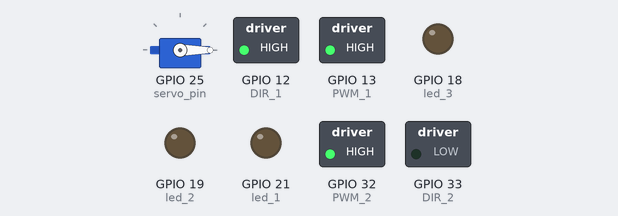
This sketch was run on a simulated ESP32. Shown: servo, switched loads named in the sketch (green lamp = pin HIGH), output pins drawn as LEDs (lit = HIGH).

Above: at 0.05 s.
At 6.0 s:
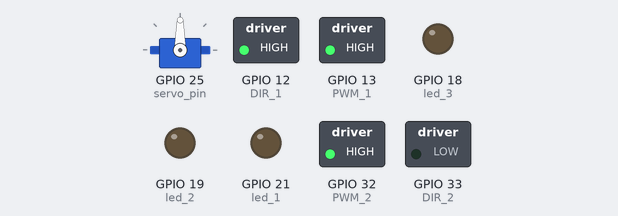
Timing chart, 0 to 7.8 s (numbered marks = the images above):
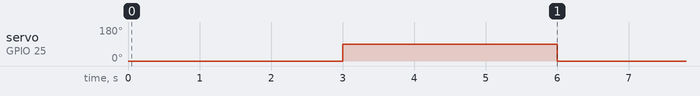

The sketch:

All_Motors_Together.ino
```cpp
#include <ESP32Servo.h>

int PWM_1 = 13;
int DIR_1 = 12;

int PWM_2 = 32;
int DIR_2 = 33;

int button_1 = 5;
int button_2 = 23;
int button_3 = 22;

int led_1 = 21;
int led_2 = 19;
int led_3 = 18;

Servo myServo;
int servo_pin = 25;

void setup() {
  Serial.begin(115200);

  pinMode(PWM_1, OUTPUT);
  pinMode(DIR_1, OUTPUT);

  pinMode(PWM_2, OUTPUT);
  pinMode(DIR_2, OUTPUT);

  pinMode(button_1, INPUT);
  pinMode(button_2, INPUT);
  pinMode(button_3, INPUT);

  pinMode(led_1, OUTPUT);
  pinMode(led_2, OUTPUT);
  pinMode(led_3, OUTPUT);

  ESP32PWM::allocateTimer(0);
  ESP32PWM::allocateTimer(1);
  ESP32PWM::allocateTimer(2);
  ESP32PWM::allocateTimer(3);
  myServo.setPeriodHertz(50);          // Standard servo refresh rate
  myServo.attach(servo_pin, 1000, 2000); // Attach servo to pin with pulse width range

  // Start motors in opposite directions (they will keep running)
  digitalWrite(DIR_1, HIGH);
  analogWrite(PWM_1, 255);   // Full speed

  digitalWrite(DIR_2, LOW);
  analogWrite(PWM_2, 255);   // Full speed
}

void loop() {
  // Servo oscillation between 0° and 90°
  myServo.write(0);
  delay(3000);   // Wait 3s at 0°

  myServo.write(90);
  delay(3000);   // Wait 3s at 90°
}
```

Measured:
- by itself, servo on GPIO 25 (servo_pin): alternates 90° for 3.0 s and 0° for 3.0 s
